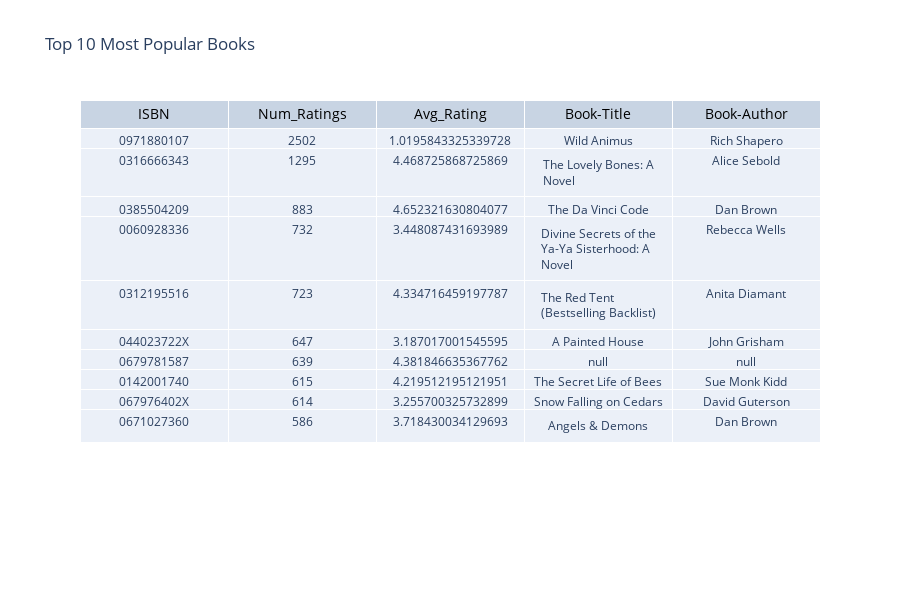

Notebook code cell kept with this figure:
### Markdown cell above
**Reasoning**:
The `corr_matrix` is not defined. I need to recreate the necessary dataframes and calculate the correlation matrix before plotting the heatmap.

### Code cell
import pandas as pd
import plotly.graph_objects as go

# -------------------------------
# 1️⃣ Load CSV Files
# -------------------------------
books = pd.read_csv("C:/Users/Aheesha/Desktop/MCA Projects/Book/CSV Files/Books.csv", low_memory=False)
ratings = pd.read_csv("C:/Users/Aheesha/Desktop/MCA Projects/Book/CSV Files/Ratings.csv", low_memory=False)
users = pd.read_csv("C:/Users/Aheesha/Desktop/MCA Projects/Book/CSV Files/Users.csv", low_memory=False)

# -------------------------------
# 2️⃣ Create 'popular_books'
# -------------------------------

# Count ratings per book
rating_count = (
    ratings.groupby("ISBN")["Book-Rating"]
    .count()
    .reset_index()
    .rename(columns={"Book-Rating": "Num_Ratings"})
)

# Average rating per book
rating_mean = (
    ratings.groupby("ISBN")["Book-Rating"]
    .mean()
    .reset_index()
    .rename(columns={"Book-Rating": "Avg_Rating"})
)

# Merge rating stats
popular_books = rating_count.merge(rating_mean, on="ISBN")

# Merge with book details
popular_books = popular_books.merge(
    books[["ISBN", "Book-Title", "Book-Author"]],
    on="ISBN",
    how="left"
)

# Only consider books with at least 50 ratings
popular_books = popular_books[popular_books["Num_Ratings"] >= 50]

# Get Top 10 Most Popular Books
popular_books = popular_books.sort_values("Num_Ratings", ascending=False).head(10)

# -------------------------------
# 3️⃣ Display Table using Plotly
# -------------------------------
fig = go.Figure(data=[go.Table(
    header=dict(values=list(popular_books.columns),
                fill_color='dark grey',
                font=dict(color='Black', size=14),
                align='center'),
    cells=dict(values=[popular_books[col] for col in popular_books.columns],
               fill_color='light grey',
               align='center'))
])

fig.update_layout(width=900, height=600, title="Top 10 Most Popular Books")
fig.show()

### Figure 1 — Plotly figure (JSON) as saved in the notebook; plotly's stock layout.template omitted (floating-point values rounded to 4 significant figures)
{"data": [{"cells": {"align": "center", "fill": {"color": "light grey"}, "values": [["0971880107", "0316666343", "0385504209", "0060928336", "0312195516", "044023722X", "0679781587", "0142001740", "067976402X", "0671027360"], [2502, 1295, 883, 732, 723, 647, 639, 615, 614, 586], [1.02, 4.469, 4.652, 3.448, 4.335, 3.187, 4.382, 4.22, 3.256, 3.718], ["Wild Animus", "The Lovely Bones: A Novel", "The Da Vinci Code", "Divine Secrets of the Ya-Ya Sisterhood: A Novel", "The Red Tent (Bestselling Backlist)", "A Painted House", null, "The Secret Life of Bees", "Snow Falling on Cedars", "Angels &amp; Demons"], ["Rich Shapero", "Alice Sebold", "Dan Brown", "Rebecca Wells", "Anita Diamant", "John Grisham", null, "Sue Monk Kidd", "David Guterson", "Dan Brown"]]}, "header": {"align": "center", "fill": {"color": "dark grey"}, "font": {"color": "Black", "size": 14}, "values": ["ISBN", "Num_Ratings", "Avg_Rating", "Book-Title", "Book-Author"]}, "type": "table"}], "layout": {"height": 600, "title": {"text": "Top 10 Most Popular Books"}, "width": 900}}
